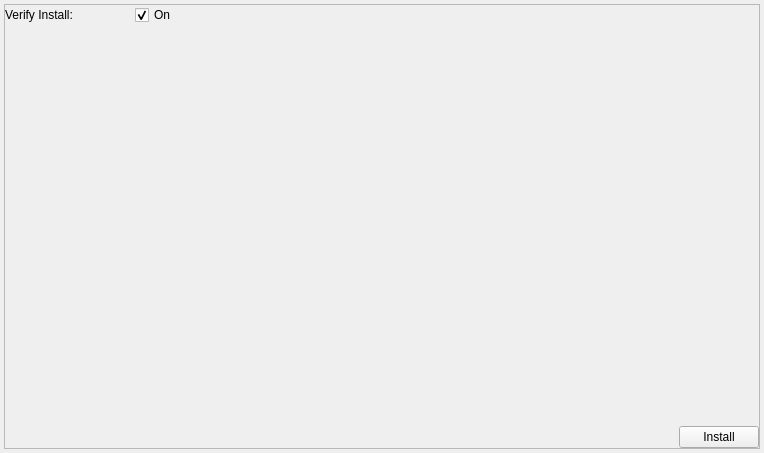
<?xml version="1.0" encoding="UTF-8"?>
<ui version="4.0">
 <class>CKernelInstaller</class>
 <widget class="QWidget" name="CKernelInstaller">
  <property name="geometry">
   <rect>
    <x>0</x>
    <y>0</y>
    <width>764</width>
    <height>453</height>
   </rect>
  </property>
  <property name="windowTitle">
   <string>Form</string>
  </property>
  <layout class="QVBoxLayout" name="verticalLayout">
   <property name="margin">
    <number>4</number>
   </property>
   <item>
    <widget class="QScrollArea" name="scrollArea">
     <property name="widgetResizable">
      <bool>true</bool>
     </property>
     <widget class="QWidget" name="scrollAreaWidgetContents">
      <property name="geometry">
       <rect>
        <x>0</x>
        <y>0</y>
        <width>754</width>
        <height>443</height>
       </rect>
      </property>
      <layout class="QVBoxLayout" name="verticalLayout_2">
       <property name="spacing">
        <number>0</number>
       </property>
       <property name="margin">
        <number>0</number>
       </property>
       <item>
        <widget class="CInstaller" name="installer" native="true"/>
       </item>
       <item>
        <layout class="QFormLayout" name="formLayout">
         <property name="fieldGrowthPolicy">
          <enum>QFormLayout::FieldsStayAtSizeHint</enum>
         </property>
         <property name="labelAlignment">
          <set>Qt::AlignLeading|Qt::AlignLeft|Qt::AlignVCenter</set>
         </property>
         <property name="formAlignment">
          <set>Qt::AlignLeading|Qt::AlignLeft|Qt::AlignTop</set>
         </property>
         <property name="horizontalSpacing">
          <number>20</number>
         </property>
         <property name="verticalSpacing">
          <number>4</number>
         </property>
         <property name="rightMargin">
          <number>0</number>
         </property>
         <item row="0" column="0">
          <widget class="QLabel" name="verifyInstallLabel">
           <property name="minimumSize">
            <size>
             <width>110</width>
             <height>0</height>
            </size>
           </property>
           <property name="text">
            <string>Verify Install:</string>
           </property>
          </widget>
         </item>
         <item row="0" column="1">
          <layout class="QHBoxLayout" name="optionsHorizontalLayout_2">
           <item>
            <widget class="QCheckBox" name="verifyInstallCheckBox">
             <property name="text">
              <string>On</string>
             </property>
             <property name="checked">
              <bool>true</bool>
             </property>
            </widget>
           </item>
          </layout>
         </item>
        </layout>
       </item>
       <item>
        <spacer name="verticalSpacer">
         <property name="orientation">
          <enum>Qt::Vertical</enum>
         </property>
         <property name="sizeHint" stdset="0">
          <size>
           <width>20</width>
           <height>40</height>
          </size>
         </property>
        </spacer>
       </item>
       <item>
        <layout class="QHBoxLayout" name="buttonLayout">
         <property name="topMargin">
          <number>0</number>
         </property>
         <item>
          <spacer name="horizontalSpacer">
           <property name="orientation">
            <enum>Qt::Horizontal</enum>
           </property>
           <property name="sizeHint" stdset="0">
            <size>
             <width>40</width>
             <height>20</height>
            </size>
           </property>
          </spacer>
         </item>
         <item>
          <widget class="QPushButton" name="installButton">
           <property name="sizePolicy">
            <sizepolicy hsizetype="Minimum" vsizetype="Fixed">
             <horstretch>0</horstretch>
             <verstretch>0</verstretch>
            </sizepolicy>
           </property>
           <property name="text">
            <string>Install</string>
           </property>
          </widget>
         </item>
        </layout>
       </item>
      </layout>
     </widget>
    </widget>
   </item>
  </layout>
 </widget>
 <customwidgets>
  <customwidget>
   <class>CInstaller</class>
   <extends>QWidget</extends>
   <header>CSdk/CInstaller.h</header>
   <container>1</container>
  </customwidget>
 </customwidgets>
 <resources/>
 <connections/>
</ui>
